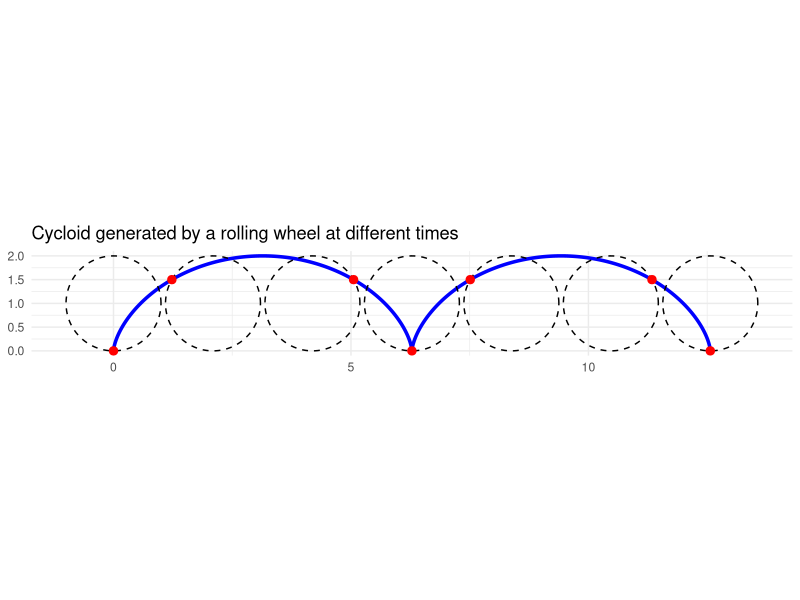
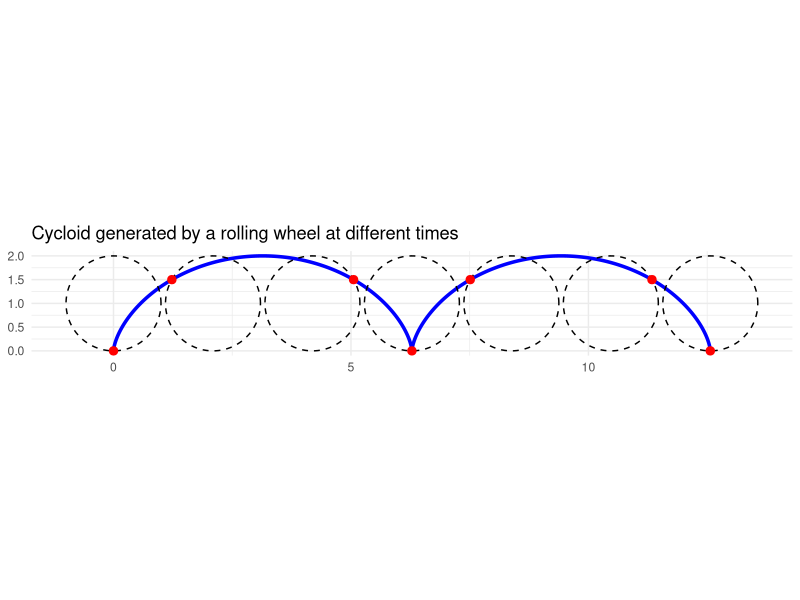

These charts were generated, in order, by the following R code:
library(ggplot2)
library(dplyr)

# Parameters
r <- 1  # Radius of the rolling circle
phi_full <- seq(0, 4 * pi, length.out = 500)  # Full range of rotation angles (phi)

# Generate the complete cycloid curve
df_cicloide <- data.frame(
  x = r * (phi_full - sin(phi_full)),     # x(t) = r*(φ - sin(φ))
  y = r * (1 - cos(phi_full))             # y(t) = r*(1 - cos(φ))
)

# Select specific rotation angles to illustrate different "frames" in time
phi_frames <- seq(0, 4 * pi, length.out = 7)  # 7 time moments (frames)

# Create data for the rolling circles and the generating point at each frame
circle_list <- list()
points_list <- list()

for (i in seq_along(phi_frames)) {
  phi_i <- phi_frames[i]       # Current rotation angle
  cx <- r * phi_i              # Center x-position of the circle
  cy <- r                      # Center y-position is always the radius (rolling on x-axis)
  theta <- seq(0, 2 * pi, length.out = 100)  # Angle values to draw the circle
  
  # Data for the circle's perimeter at this frame
  circle_df <- data.frame(
    x = cx + r * cos(theta),   # Circle's x-coordinates
    y = cy + r * sin(theta),   # Circle's y-coordinates
    group = i                  # Group for faceting or color (optional)
  )
  circle_list[[i]] <- circle_df
  
  # Generating point (point on the rim tracing the cycloid)
  pg_x <- cx - r * sin(phi_i)  # Horizontal position of the tracing point
  pg_y <- cy - r * cos(phi_i)  # Vertical position of the tracing point
  points_list[[i]] <- data.frame(x = pg_x, y = pg_y)
}

# Combine all the circles and generating points into data frames
df_circles <- bind_rows(circle_list)
df_points <- bind_rows(points_list)

# Plot using ggplot2
ggplot() +
  # Plot the cycloid path
  geom_path(data = df_cicloide, aes(x, y), color = "blue", size = 1.2) +
  
  # Plot all the rolling circles (dashed)
  geom_path(data = df_circles, aes(x, y, group = group), color = "black", linetype = "dashed") +
  
  # Plot the generating points at each frame
  geom_point(data = df_points, aes(x, y), color = "red", size = 2.5) +
  
  coord_fixed() +  # Keep aspect ratio 1:1 so circles appear circular
  theme_minimal() +
  labs(title = "Cycloid generated by a rolling wheel at different times") +
  theme(axis.title = element_blank())  # Remove axis titles

# Export the plot to a PNG file
ggsave("cycloid.png", width = 8, height = 4, dpi = 300)

